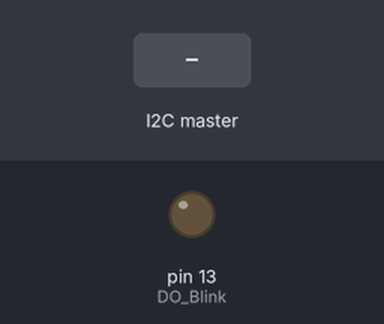
Recording of a sketch running on a simulated Arduino Uno, built with avr-gcc and run on an emulated ATmega328P. On the bench: output pins drawn as LEDs (lit = HIGH). Inputs (shaded band) come from the test bench.

Above: at 4.2 s.
4.3 s: the I2C master sends the byte 1
At 4.9 s:
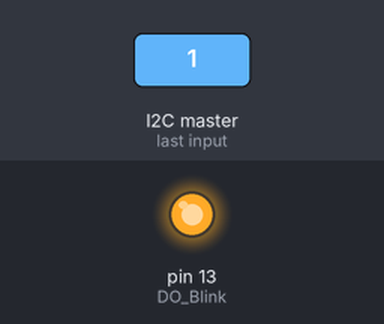
5.8 s: the I2C master sends the byte 0
At 7.2 s:
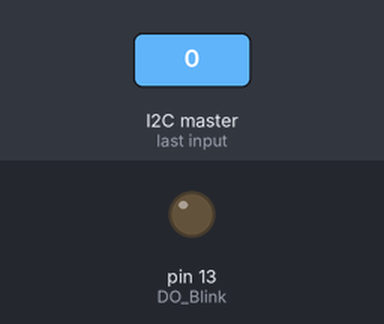
Timing chart, 0 to 8.8 s (numbered marks = the images above; inputs shaded):
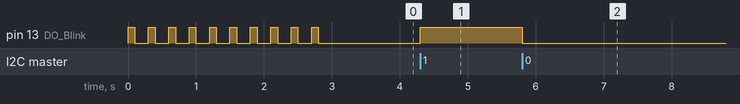

Measured:
- after the input at 4.3 s, pin 13 (DO_Blink): LOW → HIGH at once
- after the input at 5.8 s, pin 13 (DO_Blink): HIGH → LOW at once

The sketch:

slave.ino
```cpp
#include <Wire.h>

int DO_Blink = 13;
byte I2C_OnOff;

void setup() {
  Wire.begin(1);
  Wire.onReceive(BlinkLED);

  pinMode(DO_Blink, OUTPUT);

  for (int i = 0; i < 10; i++) {
    digitalWrite(DO_Blink, HIGH);
    delay(100);
    digitalWrite(DO_Blink, LOW);
    delay(200);
  }
}

void loop() {
  delay(100);
}

void BlinkLED(int Press) {
  Serial.println(F("onReceive"));

  I2C_OnOff = Wire.read();

  if (I2C_OnOff == 1) {
    digitalWrite(DO_Blink, HIGH);
  } else if (I2C_OnOff == 0) {
    digitalWrite(DO_Blink, LOW);
  }
}
```
